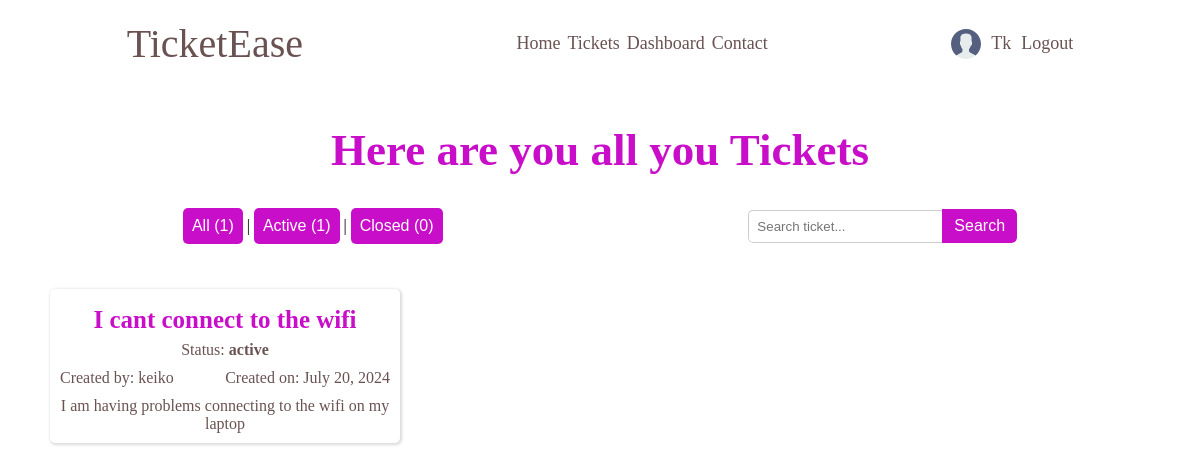
Before: /engineer/Tk/dashboard (signed in) with the older database file.
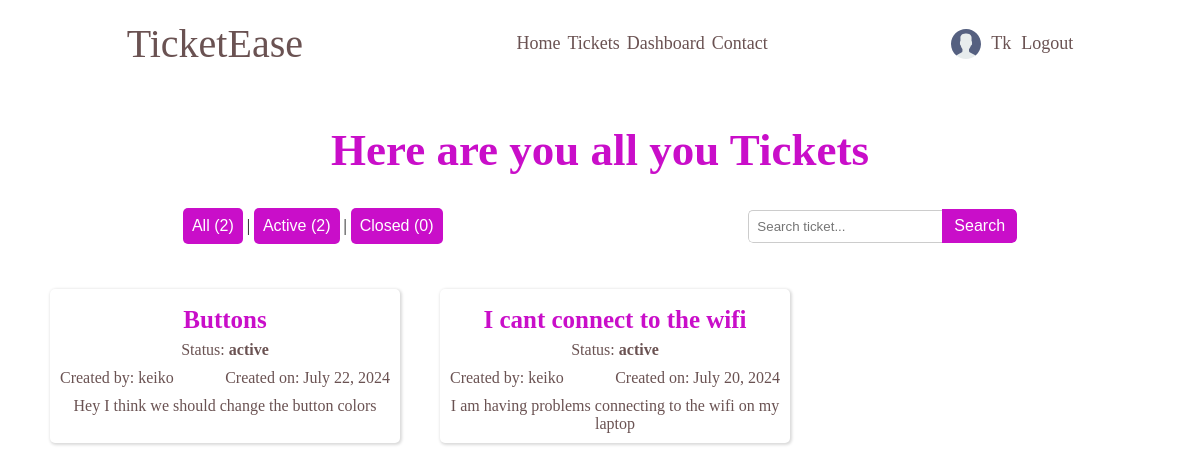
After: the same page with the newer database file.
### tickets/models.py (models this page shows, shortened)
class Ticket(models.Model):
    STATUS = (
        ('open', 'open'),
        ('active', 'active'),
        ('closed', 'closed'),
    )
    ticket_id = models.UUIDField(default=uuid.uuid4)
    slug = models.SlugField(unique=True)
    title = models.CharField(max_length=100)
    description = models.TextField()
    status = models.CharField(max_length=100, choices=STATUS, default='open')
    attachments = models.ImageField(null=True, blank=True, upload_to='attachments/')
    created_by = models.ForeignKey(CustomUser, on_delete=models.SET_NULL, null=True, related_name='created_by')
    assigned_to = models.ForeignKey(CustomUser, on_delete=models.SET_NULL, null=True, blank=True, related_name='assigned_to')
    accepted_on = models.DateTimeField(null=True, blank=True)
    closed_on = models.DateTimeField(null=True, blank=True)
    updated_on = models.DateTimeField(auto_now=True)
    created_on = models.DateTimeField(auto_now_add=True)

### accounts/models.py (models this page shows)
class CustomUser(AbstractUser):
    USER_TYPE = (
        ('client', 'client'),
        ('engineer', 'engineer'),
    )
    email = models.EmailField()
    bio = models.TextField()
    user_type = models.CharField(max_length=10, choices=USER_TYPE, default='client')
    avatar = models.ImageField(null=True, default="avatars/default_avatar.svg", upload_to='avatars/')

### tickets/views.py (the view, shortened to what this page needs)
# urls.py: path('engineer/<str:username>/dashboard', engineerDashboard, name='engineer-dashboard'),
@login_required(login_url=('account_login'))
def engineerDashboard(request, username):
    current_engineer = get_object_or_404(CustomUser, username=username)
    tickets = Ticket.objects.filter(assigned_to=current_engineer)
    status = request.GET.get('status')
    query = request.GET.get('Q')
    if status:
        tickets = Ticket.objects.filter(status=status)
    tickets = tickets.order_by('-status', '-created_on')
    all_count = tickets.count()
    active_count = tickets.filter(status='active').count()
    closed_count = tickets.filter(status='closed').count()
    context = {
        'tickets': tickets,
        'all_count': all_count,
        'active_count': active_count,
        'closed_count': closed_count,
        }
    return render(request, 'tickets/engineer-dashboard.html', context)

### tickets/templates/tickets/engineer-dashboard.html (shortened to what this page needs)
{% extends 'tickets/index.html' %}
{% load static %}
{% block css %}
    <link rel="stylesheet" href="{% static  'tickets/styles/dashboards.css' %}">
{% endblock %}
{% block content %}
    <section class="dashboard-container">
        <div class="title">
            <h1>Here are you all you Tickets</h1>
        </div>
        <section class="search-filters">
            <section class="status-filters">
                <div class="filter-btns">
                    <button>
                        <a href="{% url 'engineer-dashboard' username=request.user.username %}?status=" style="color: white;">All ({{ all_count }})</a>
                    </button>
                    |
                    <button>
                        <a href="{% url 'engineer-dashboard' username=request.user.username %}?status=active" style="color: white;">Active ({{ active_count }})</a>
                    </button>
                    |
                    <button>
                        <a href="{% url 'engineer-dashboard' username=request.user.username %}?status=closed" style="color: white;">Closed ({{ closed_count }})</a>
                    </button>
                </div>
            </section>
            <section class="search-bar-container">
                <form class="search-bar method="GET" action="{% url 'tickets-view' %}">
                    <input type="text" name="q" placeholder="Search ticket...">
                    <button type="submit">Search</button>
                </form>
            </section>
        </section>
        <section class="tickets">
            {% for ticket in tickets %}
                <div class="ticket-container">
                    <section class="ticket-details">
                        <div class="title">
                            <h2 style="font-size: 25px;"> <a href="{% url 'ticket-details' slug=ticket.slug %}" style="color: rgb(201, 14, 201);">{{ ticket.title }}</a></h2>
                        </div>
                        <section class="status">
                            <p style="text-align: center;">Status: <b>{{ ticket.status }}</b></p>
                        </section>
                        <div class="detail-header">
                            <div class="created-by">
                                <p>Created by: {{ticket.created_by}}</p>
                            </div>
                            <div class="date">
                                <p>Created on: {{ticket.created_on | date:'F j, Y' }}</p>
                            </div>
                        </div>
                        <section class="description">
                            <p>{{ ticket.description | truncatechars:100 }}</p>
                        </section>
                    </section>
                </div>
            {% endfor %}
        </section>
    </section>
{% endblock %}

Changed rows visible on the page:
added Ticket: title "Buttons", status "active", created_by "keiko", created_on "July 22, 2024", description "Hey I think we should change the button colors"
Other visible differences:
{{ all_count }}: "1" → "2"
{{ active_count }}: "1" → "2"
